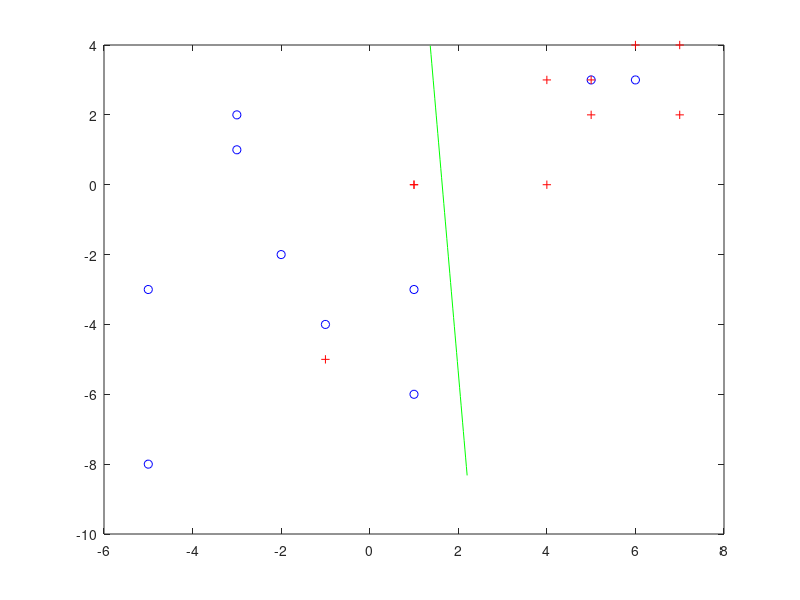

Here is the MATLAB script that generated this plot:
function hw32a

x=[-5 -5  1 -1 -3  5 -3 -2 6  1;
      -8 -3 -6 -4  1  3  2 -2 3 -3];
  
y=[ 5  5 -1  4  7  7  6  1  1  4;
       2  3 -5  3  2  4  4  0  0  0];

for i=1:50,
    f(i,1)=.85*i/50 + 1.35;
    f(i,2)=-14.7689*(0.85*i/50 +1.35)+24.1688;
end

plot(x(1,:),x(2,:),'bo',y(1,:),y(2,:),'r+');
hold on;
plot(f(:,1),f(:,2),'g-');
hold off;